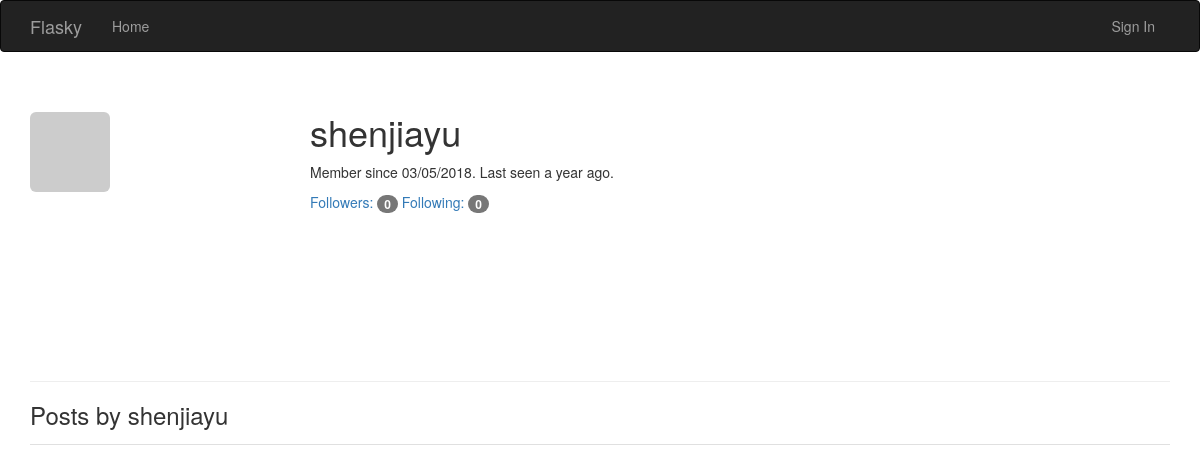
The page /user/shenjiayu on the database as committed earlier.
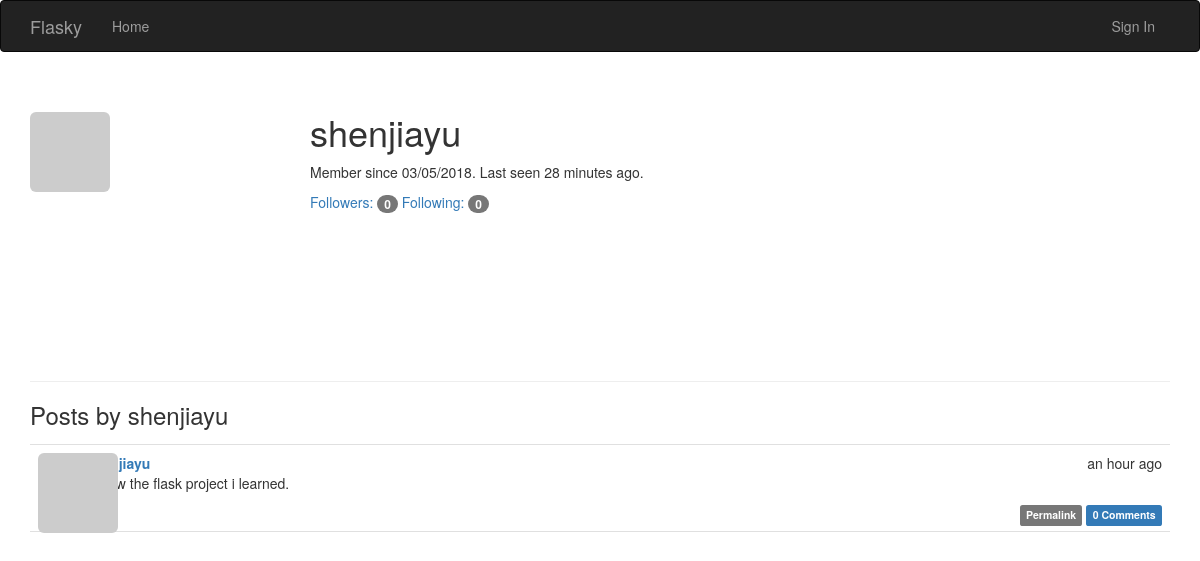
The same page on the database as committed later.
### app/models.py (models this page shows, shortened)
class User(UserMixin, db.Model):
    __tablename__ = 'users'
    id = db.Column(db.Integer, primary_key=True)
    email = db.Column(db.String(64), unique=True, index=True)
    username = db.Column(db.String(64), unique=True, index=True)
    password_hash = db.Column(db.String(128))
    role_id = db.Column(db.Integer, db.ForeignKey('roles.id'))
    confirmed = db.Column(db.Boolean, default=False)
    name = db.Column(db.String(64))
    location = db.Column(db.String(64))
    about_me = db.Column(db.Text())
    member_since = db.Column(db.DateTime(), default=datetime.utcnow)
    last_seen = db.Column(db.DateTime(), default=datetime.utcnow)
    avatar_hash = db.Column(db.String(32))
    posts = db.relationship('Post', backref='author', lazy='dynamic')
    followed = db.relationship('Follow', foreign_keys=[Follow.follower_id],
                               backref=db.backref('follower', lazy='joined'),
                               lazy='dynamic', cascade='all, delete-orphan')
    followers = db.relationship('Follow', foreign_keys=[Follow.followed_id],
                                backref=db.backref('followed', lazy='joined'),
                                lazy='dynamic', cascade='all, delete-orphan')
    comments = db.relationship('Comment', backref='author', lazy='dynamic')
    @property
    def password(self):
        raise AttributeError('Password is not a readable attribute')
    def gravatar(self, size=100, default='identicon', rating='g'):
        if request.is_secure:
            url = 'https://secure.gravatar.com/avatar'
        else:
            url = 'http://www.gravatar.com/avatar'
        hash = hashlib.md5(self.email.encode('utf-8')).hexdigest()
        return '{url}/{hash}?s={size}&d={default}&r={rating}'\
            .format(url=url, hash=hash, size=size, default=default, rating=rating)

class Post(db.Model):
    __tablename__ = 'posts'
    id = db.Column(db.Integer, primary_key=True)
    body = db.Column(db.Text)
    timestamp = db.Column(db.DateTime, index=True, default=datetime.utcnow)
    author_id = db.Column(db.Integer, db.ForeignKey('users.id'))
    body_html = db.Column(db.Text)
    comments = db.relationship('Comment', backref='post', lazy='dynamic')

### app/main/views.py (the view)
@main.route('/user/<username>')
def user(username):
    user = User.query.filter_by(username=username).first()
    if user is None:
        abort(404)
    posts = user.posts.order_by(Post.timestamp.desc()).all()
    return render_template('user.html', user=user, posts=posts)

### app/auth/views.py (called while the page is built)
@auth.before_app_request
def before_request():
    if current_user.is_authenticated:
        current_user.ping()
        if not current_user.confirmed and request.endpoint[:5] != 'auth.':
            return redirect(url_for('auth.unconfirmed'))

### app/main/__init__.py (called while the page is built)
@main.app_context_processor
def inject_permissions():
    return dict(Permission=Permission)

### app/main/views.py (called while the page is built)
@main.after_app_request
def after_request(response):
    for query in get_debug_queries():
        if query.duration >= current_app.config['FLASKY_SLOW_DB_QUERY_TIME']:
            current_app.logger.warning(
                'Slow query: %s\nParameters: %s\nDuration: %fs\nContext: %s\n'
                % (query.statement, query.parameters, query.duration, query.context))
    return response

### app/models.py (called while the page is built)
    def can(self, permissions):
        return False

    def is_administrator(self):
        return False

### app/templates/user.html (shortened to what this page needs)
{% extends "base.html" %}
{% import "_macros.html" as macros %}
{% block page_content %}
<div class="page-header">
    <img class="img-rounded profile-thumbnail" src="{{ user.gravatar(size=256) }}">
    <div class="profile-header">
        <h1>{{ user.username }}</h1>
        <p>Member since {{ moment(user.member_since).format('L') }}. Last seen {{ moment(user.last_seen).fromNow() }}.</p>
        <p>
            <a href="{{ url_for('.followers', username=user.username) }}">Followers: <span class="badge">{{ user.followers.count() - 1 }}</span></a>
            <a href="{{ url_for('.followed_by', username=user.username) }}">Following: <span class="badge">{{ user.followed.count() - 1 }}</span></a>
        </p>
    </div>
</div>
<h3>Posts by {{ user.username }}</h3>
{% include '_posts.html' %}
{% endblock %}

### app/templates/base.html (shortened to what this page needs)
{% extends "bootstrap/base.html" %}
{% block head %}
{{ super() }}
<link rel="stylesheet" type="text/css" href="{{ url_for('static', filename='styles.css') }}">
{% endblock %}
{% block navbar %}
<div class="navbar navbar-inverse" role="navigation">
    <div class="container">
        <div class="navbar-header">
            <a class="navbar-brand" href="{{ url_for('main.index') }}">Flasky</a>
        </div>
        <div class="navbar-collapse collapse">
            <ul class="nav navbar-nav">
                <li><a href="/">Home</a></li>
            </ul>
            <ul class="nav navbar-nav navbar-right">
                {% if current_user.is_authenticated %}
                <li><a href="{{ url_for('auth.logout') }}">Sign Out</a></li>
                {% else %}
                <li><a href="{{ url_for('auth.login') }}">Sign In</a></li>
                {% endif %}
            </ul>
        </div>
    </div>
</div>
{% endblock %}
{% block content %}
<div class="container">
    {% block page_content %}{% endblock %}
</div>
{% endblock %}

### app/templates/_posts.html (shortened to what this page needs)
<ul class="posts">
    {% for post in posts %}
    <li class="post">
        <div class="post-thumbnail">
            <a href="{{ url_for('.user', username=post.author.username) }}">
                <img class="img-rounded profile-thumbnail" src="{{ post.author.gravatar(size=40) }}">
            </a>
        </div>
        <div class="post-content">
            <div class="post-date">{{ moment(post.timestamp).fromNow() }}</div>
            <div class="post-author"><a href="{{ url_for('.user', username=post.author.username) }}">{{ post.author.username }}</a></div>
            <div class="post-body">
                {% if post.body_html %}
                    {{ post.body_html | safe }}
                {% else %}
                    {{ post.body }}
                {% endif %}
            </div>
            <div class="post-footer">
                <a href="{{ url_for('.post', id=post.id) }}">
                    <span class="label label-default">Permalink</span>
                </a>
                <a href="{{ url_for('.post', id=post.id) }}#comments">
                    <span class="label label-primary">
                        {{ post.comments.count() }} Comments
                    </span>
                </a>
            </div>
        </div>
    </li>
    {% endfor %}
</ul>

### app/static/styles.css (style rules this page uses)
.profile-thumbnail { position: absolute; }
.profile-header { min-height: 260px; margin-left: 280px; }
ul.posts { list-style-type: none; padding: 0; margin: 16px 0 0 0; border-top: 1px solid #e0e0e0; }
ul.posts li.post { padding: 8px; border-bottom: 1px solid #e0e0e0; }
div.post-date { float: right; }
div.post-author { font-weight: bold; }
div.post-thumbnail { position: absolute; }
div.post-content { margin-left: 48px; min-height: 48px; }
div.post-footer { text-align: right; }

Rows that differ between the two databases and show on the page:
changed User "shenjiayu": last_seen "a year ago" → "28 minutes ago"
added Post: timestamp "an hour ago", author.username "shenjiayu", body_html "review the flask project i learned.", comments.count "0"
